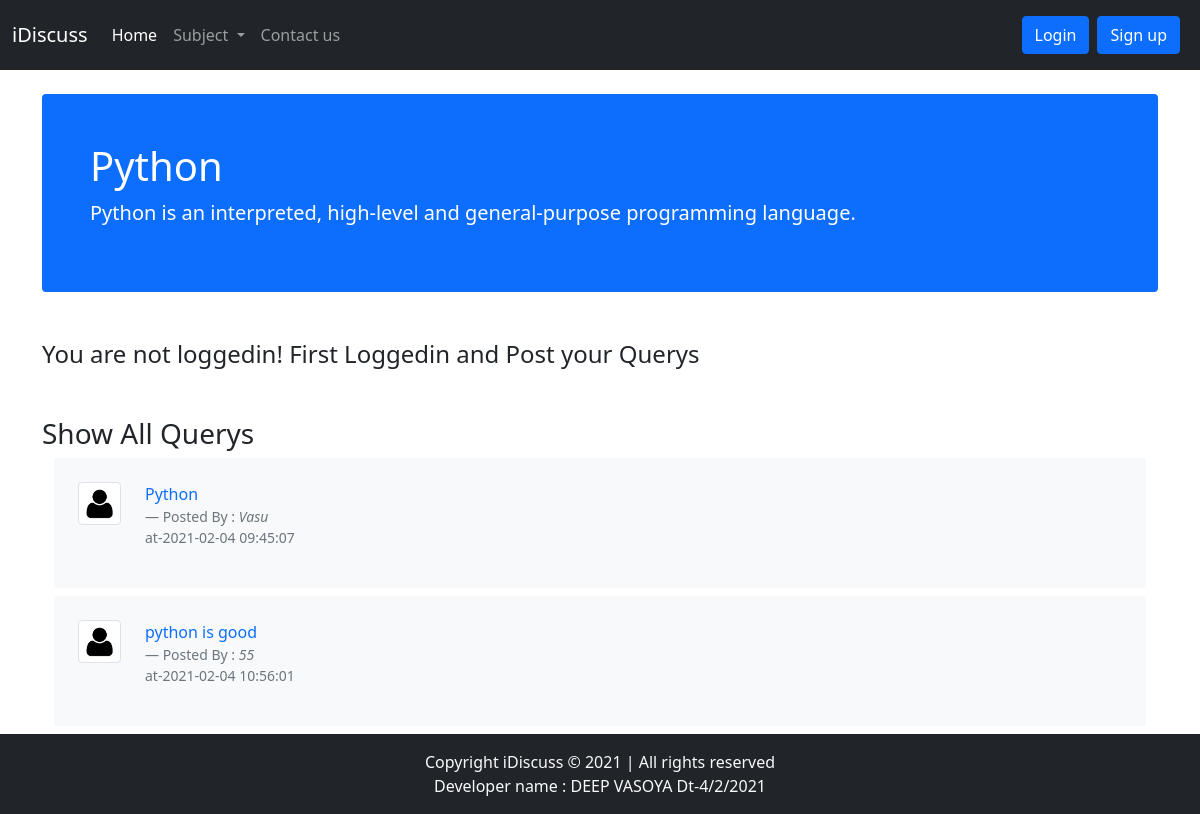
/thread.php?catid=2, run on the app's committed database.
### tables this page shows
CREATE TABLE `category` (
  `category_id` int(11) NOT NULL,
  `category_title` varchar(30) NOT NULL,
  `category_desc` varchar(255) NOT NULL,
  `date` datetime NOT NULL DEFAULT current_timestamp()
);

CREATE TABLE `thread` (
  `thread_id` int(11) NOT NULL,
  `thread_title` varchar(255) NOT NULL,
  `thread_desc` text NOT NULL,
  `thread_catid` int(11) NOT NULL,
  `thread_user` int(11) NOT NULL,
  `date` datetime NOT NULL DEFAULT current_timestamp()
);

CREATE TABLE `user` (
  `sno` int(11) NOT NULL,
  `username` varchar(15) NOT NULL,
  `password` text NOT NULL,
  `date` datetime NOT NULL DEFAULT current_timestamp()
);

### thread.php (the view, shortened to what this page needs)
<!doctype html>
<html lang="en">
<head>
  <link href="https://cdn.jsdelivr.net/npm/bootstrap@5.0.0-beta1/dist/css/bootstrap.min.css" rel="stylesheet">
</head>
<body>
  <?php include "include/_nav.php"; ?>
  <?php include "include/_database.php"; ?>
  <?php
  $id = $_GET['catid'];
  $sql = "SELECT * FROM `category` WHERE `category_id` = $id";
  $result = mysqli_query($conn, $sql);
  while ($row = mysqli_fetch_assoc($result)) {
    $cattitle = $row['category_title'];
    $categorydesc = $row['category_desc'];
  }
  ?>
  <div class="container">
    <div>
      <div class="d-block bg-primary text-white my-4 p-5 rounded">
        <h1><?php echo $cattitle; ?></h1>
        <p class="lead"><?php echo $categorydesc; ?></p>
      </div>
    </div>
  </div>
  <?php
  if (isset($_SESSION['loggedin']) && $_SESSION['loggedin'] == true) {
    echo '<div class="container">
    <form action="' . $_SERVER["REQUEST_URI"] . '" method="post">
      <div class="form-group">
        <label for="title">Title</label>
        <input type="text" class="form-control" id="title" name="tit">
         <input type="hidden" id="sno" name="sno" value="' . $_SESSION["sno"] . '">
      </div>
      <div class="form-group mb-2">
        <label for="exampleFormControlTextarea1">Comments</label>
        <textarea class="form-control" id="exampleFormControlTextarea1" rows="3" name="co"></textarea>
      </div>
      <button type="submit" class="btn btn-primary">Submit</button>
    </form>
  </div>
';
  } else {
    echo '<div class="container my-5">
    <h4>You are not loggedin! First Loggedin and Post your Querys</h4>
  </div>';
  }
  ?>
  <div class="container">
    <h3>Show All Querys</h3>
  </div>
  <?php
  $id = $_GET['catid'];
  $sql = "SELECT * FROM `thread` WHERE thread_catid = $id";
  $result = mysqli_query($conn, $sql);
  while ($row = mysqli_fetch_assoc($result)) {
    $thread_id = $row['thread_id'];
    $thread_title = $row['thread_title'];
    $thread_user = $row['thread_user'];
    $dt = $row['date'];
    $sql2 = "SELECT username FROM `user` WHERE sno=$thread_user";
    $result2 = mysqli_query($conn, $sql2);
    $row2 = mysqli_fetch_assoc($result2);
    $user = $row2['username'];
    echo '
      <div class="container">
      <div class="container my-2">
      <div class="row g-0 bg-light position-relative">
      <div class="col-md-1 mb-md-0 p-md-4">
        <img src="image/user.png" width="50px" height="50px" class="img-fluid img-thumbnail" alt="...">
      </div>
      <div class="col-md-10 p-4 ps-md-0">
        <a href="threadlist.php?threadid=' . $thread_id . '" style="text-decoration:none">
          <p>' . $thread_title . '</p>
        </a>
        <footer class="blockquote-footer">Posted By : <cite title="Source Title">' . $user . '</cite><p>at-' . $dt . '</p></footer>
      </div>
    </div>
    </div>
  </div>';
  }
  ?>
  <?php
  include "include/_footer.php"
  ?>
</body>
</html>

### data on the page
category: category_title "Python", category_desc "Python is an interpreted, high-level and general-purpose programming language."
thread: thread_title "Python", user.username "Vasu", date "2021-02-04 09:45:07"
thread: thread_title "python is good", user.username "55", date "2021-02-04 10:56:01"
